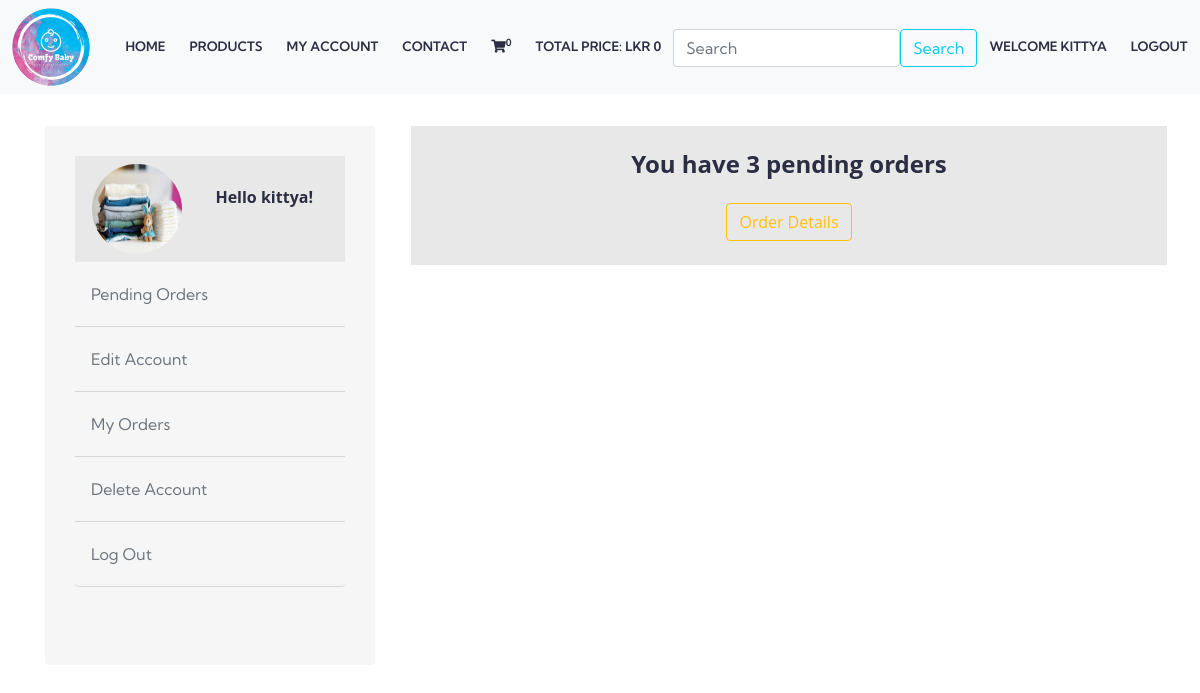
The app's page /users_area/profile.php (signed in) with its own data.
### tables this page shows
CREATE TABLE `user_table` (
  `user_id` int(11) NOT NULL,
  `username` varchar(100) NOT NULL,
  `user_email` varchar(100) NOT NULL,
  `user_password` varchar(255) NOT NULL,
  `user_image` varchar(255) NOT NULL,
  `user_ip` varchar(100) NOT NULL,
  `user_address` varchar(255) NOT NULL,
  `user_mobile` varchar(20) NOT NULL
);

### users_area/profile.php (the view, shortened to what this page needs)
<?php
include('../includes/connect.php');
include('../functions/common_fucntion.php');
?>
<!DOCTYPE html>
<html lang="en">
<head>
    <link href="https://cdn.jsdelivr.net/npm/bootstrap@5.1.3/dist/css/bootstrap.min.css"
    rel="stylesheet"
>
    <link rel="stylesheet" href="../css/style-liberty.css">
    <link rel="stylesheet" href="https://cdnjs.cloudflare.com/ajax/libs/font-awesome/6.5.1/css/all.min.css"
 />
    <link rel="stylesheet" href="../css/style.css">
    <link rel="stylesheet" href="../css/all.css">
</head>
<body>
<div class="container-fluid p-0">
    <nav class="navbar navbar-expand-lg navbar-light bg-light ">
        <div class="container-fluid">
            <img src="../images/logo.png" alt="" class="logo">
            <div class="collapse navbar-collapse" id="navbarSupportedContent">
                <ul class="navbar-nav me-auto mb-2 mb-lg-0">
                    <li class="nav-item">
                        <a class="nav-link" aria-current="page" href="../index.php">Home</a>
                    </li>
                    <li class="nav-item">
                        <a class="nav-link" href="../display_all.php">Products</a>
                    </li>
                    <li class="nav-item">
                        <a class="nav-link" href="profile.php.php">My Account</a>
                    </li>
                    <li class="nav-item">
                        <a class="nav-link" href="#">Contact</a>
                    </li>
                    <li class="nav-item">
                        <a class="nav-link" href="../cart.php"><i class="fa fa-shopping-cart" aria-hidden="true"></i><sup><?php cart_item();?></sup></a>
                    </li>
                    <li class="nav-item">
                        <a class="nav-link" href="#">Total Price: LKR <?php total_cart_price(); ?></a>
                    </li>
                </ul>
                <form class="d-flex" action="../search_product.php" method="get">
                    <div class="col-auto mt-3 px-0">
                        <input class="form-control me-2" type="search" placeholder="Search" aria-label="Search" name="search_data">
                    </div>
                    <div class="col-auto mt-3 mr-0">
                        <input type="submit" value="Search" class="btn btn-outline-info" name="search_data_product">
                    </div>
                    <ul class="navbar-nav me-auto">
                             <?php
                             if(!isset($_SESSION['username'])){
                             echo "<li class='nav-item'>
                             <a class='nav-link text-secondary' href='#'> Welcome Guest </a>
                             </li>";
                             }else{
                            echo "<li class='nav-item text-secondary'>
                            <a class='nav-link' href='#'>Welcome ".$_SESSION['username']."</a>
                            </li>";
                             }
                             if(!isset($_SESSION['username'])){
                             echo "<li class='nav-item text-secondary'>
                             <a class='nav-link' href='./users_area/user_login.php'>Login</a>
                             </li>";
                             }else{
                             echo "<li class='nav-item text-secondary'>
                             <a class='nav-link' href='./users_area/logout.php'>Logout</a>
                             </li>";
                             }
                             ?>
                    </ul>
                </form>
            </div>
        </div>
    </nav>
    <section class="w3l-ecommerce-main">
        <div class="ecom-contenthny w3l-ecommerce-main-inn py-3">
            <div class="container py-lg-3">
                <div class="ecommerce-grids row">
                    <div class="ecommerce-left-hny col-lg-4">
                        <aside class="pe-lg-4">
                            <div class="sider-bar">
                                <div class="single-gd mb-5">
                                <?php
                                    $username=$_SESSION['username'];
                                    $user_image="Select * from `user_table` where
                                    username='$username'";
                                    $user_image=mysqli_query($con,$user_image);
                                    $row_image=mysqli_fetch_array($user_image);
                                    $user_image=$row_image['user_image'];
                                    echo "<div style='background-color: rgba(232, 232, 232);'>
                                    <div class='mh-100  px-2 py-2 d-flex'>
                                       <img src='./user_images/$user_image' style='height: 90px; width: 90px; margin: auto;' class='rounded-circle' alt='User Image'>
                                       <h6 class='px-4 py-4'>Hello $username!</h6>
                                    </div>
                                </div>";
                                ?>
                                    <ul class="list-group single text-start">
                                       <li class="list-group-item d-flex justify-content-between align-items-center">
                                           <a href="profile.php" class="nav-link text-secondary">Pending Orders</a>
                                        </li>
                                        <li class="list-group-item d-flex justify-content-between align-items-center">
                                           <a href="profile.php?edit_account" class="nav-link text-secondary">Edit Account</a>
                                        </li>
                                        <li class="list-group-item d-flex justify-content-between align-items-center">
                                           <a href="profile.php?my_orders" class="nav-link text-secondary">My Orders</a>
                                        </li>
                                        <li class="list-group-item d-flex justify-content-between align-items-center">
                                           <a href="profile.php?delete_account" class="nav-link text-secondary">Delete Account</a>
                                        </li>
                                        <li class="list-group-item d-flex justify-content-between align-items-center">
                                           <a href="logout.php" class="nav-link text-secondary">Log Out</a>
                                        </li>
                                    </ul>
                                </div>
                            </div>
                        </aside>
                    </div>
                    <div class="ecommerce-right-hny col-lg-8" style="height: 100px;">
                        <div class="ecom-products-grids row">
                                <?php
                                get_user_order_details();
                                ?>
                        </div>
                    </div>
                </div>
            </div>
        </div>
    </section>
</div>
</body>
</html>

### functions/common_fucntion.php (shortened to what this page needs)
<?php
function getIPAddress() {
   if(!empty($_SERVER['HTTP_CLIENT_IP'])) {
              $ip = $_SERVER['HTTP_CLIENT_IP'];
      }
  elseif (!empty($_SERVER['HTTP_X_FORWARDED_FOR'])) {
              $ip = $_SERVER['HTTP_X_FORWARDED_FOR'];
   }
  else{
           $ip = $_SERVER['REMOTE_ADDR'];
   }
   return $ip;
}
function cart_item(){
  if(isset($_GET['add_to_cart'])){
    global $con;
    $get_ip_add = getIPAddress();
    $select_query="Select * from `cart_details` where ip_address='$get_ip_add'";
    $result_query=mysqli_query($con,$select_query);
    $count_cart_items=mysqli_num_rows($result_query);
  }else{
    global $con;
    $get_ip_add = getIPAddress();
    $select_query="Select * from `cart_details` where ip_address='$get_ip_add'";
    $result_query=mysqli_query($con,$select_query);
    $count_cart_items=mysqli_num_rows($result_query);
  }
  echo $count_cart_items;
  }
  function total_cart_price(){
    $total_price=0;
echo $total_price;
}
function get_user_order_details(){
    global $con;
    $username=$_SESSION['username'];
    $get_details="Select * from `user_table` where username='$username'";
    $result_query=mysqli_query($con,$get_details);
    while($row_query=mysqli_fetch_array($result_query)){
        $user_id=$row_query['user_id'];
        if(!isset($_GET['edit_account'])){
            if(!isset($_GET['my_orders'])){
                if(!isset($_GET['delete_account'])){
                    $get_orders="Select * from `user_orders` where user_id=$user_id and
                    order_status='pending'";
                    $result_orders_query=mysqli_query($con,$get_orders);
                    $row_count=mysqli_num_rows($result_orders_query);
                    if($row_count>0){
                        echo " <div style='background-color: rgba(232, 232, 232);'class=' text-center'>
                                <h4 class='text-center py-4'> You have $row_count pending orders</h4>
                                    <a class='btn btn-outline-warning align-center mb-4' href='profile.php?my_orders' role='button'>Order Details</a>
                                </div>";
                    }else{
                        echo " <div style='background-color: rgba(232, 232, 232);'class=' text-center'>
                               <h4 class='text-center py-4'> You have 0 pending orders</h4>
                                <a class='btn btn-success align-center mb-4' href='../index.php' role='button'>Explore Products</a>
                                </div>";
                    }
                }
            }
        }
    }
}
?>

### css/style.css (style rules this page uses)
h4, h5, h6, h1, h2, h3 { margin-top: 0; }
ul, ol { margin: 0; }
html, body { font-family: 'Open Sans', sans-serif; background:#fff; font-size: 100%; }
body a { transition: 0.5s all; -webkit-transition: 0.5s all; -moz-transition: 0.5s all; -o-transition: 0.5s all; }
.logo { float:left; margin-right: 2%; }

### css/all.css (style rules this page uses)
.fa, .fas, .far, .fal, .fad, .fab { -moz-osx-font-smoothing: grayscale; -webkit-font-smoothing: antialiased; display: inline-block; font-style: normal; font-variant: normal; text-rendering: auto; line-height: 1; }
.fa-shopping-cart:before { content: "\f07a"; }

### users_area/profile.php (style rules this page uses)
body { overflow-x:hidden; }

### records on screen
user_table: user_image (picture), row_count "3"

### other values on screen
$count_cart_items "0"
$total_price "0"
$_SESSION['username'] "KITTYA"
$username "kittya"
